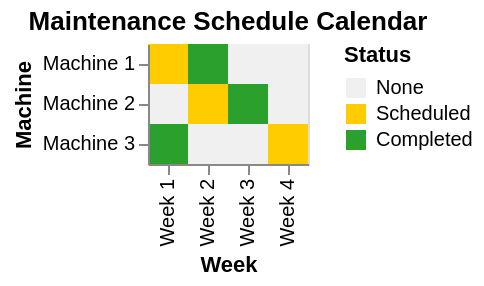

Vega-Lite specification stored for this chart:
### Vega-Lite specification from a JSON file in a GitHub repository (floating-point values rounded to 4 significant figures)
{"$schema": "https://vega.github.io/schema/vega-lite/v5.json", "description": "Maintenance schedule tracking", "data": {"values": [{"machine": "Machine 1", "week": "Week 1", "status": "Scheduled"}, {"machine": "Machine 1", "week": "Week 2", "status": "Completed"}, {"machine": "Machine 1", "week": "Week 3", "status": "None"}, {"machine": "Machine 1", "week": "Week 4", "status": "None"}, {"machine": "Machine 2", "week": "Week 1", "status": "None"}, {"machine": "Machine 2", "week": "Week 2", "status": "Scheduled"}, {"machine": "Machine 2", "week": "Week 3", "status": "Completed"}, {"machine": "Machine 2", "week": "Week 4", "status": "None"}, {"machine": "Machine 3", "week": "Week 1", "status": "Completed"}, {"machine": "Machine 3", "week": "Week 2", "status": "None"}, {"machine": "Machine 3", "week": "Week 3", "status": "None"}, {"machine": "Machine 3", "week": "Week 4", "status": "Scheduled"}]}, "mark": "rect", "encoding": {"x": {"field": "week", "type": "ordinal", "axis": {"title": "Week"}}, "y": {"field": "machine", "type": "ordinal", "axis": {"title": "Machine"}}, "color": {"field": "status", "type": "nominal", "scale": {"domain": ["None", "Scheduled", "Completed"], "range": ["#f0f0f0", "#ffcc00", "#2ca02c"]}, "legend": {"title": "Status"}}}, "title": "Maintenance Schedule Calendar"}
